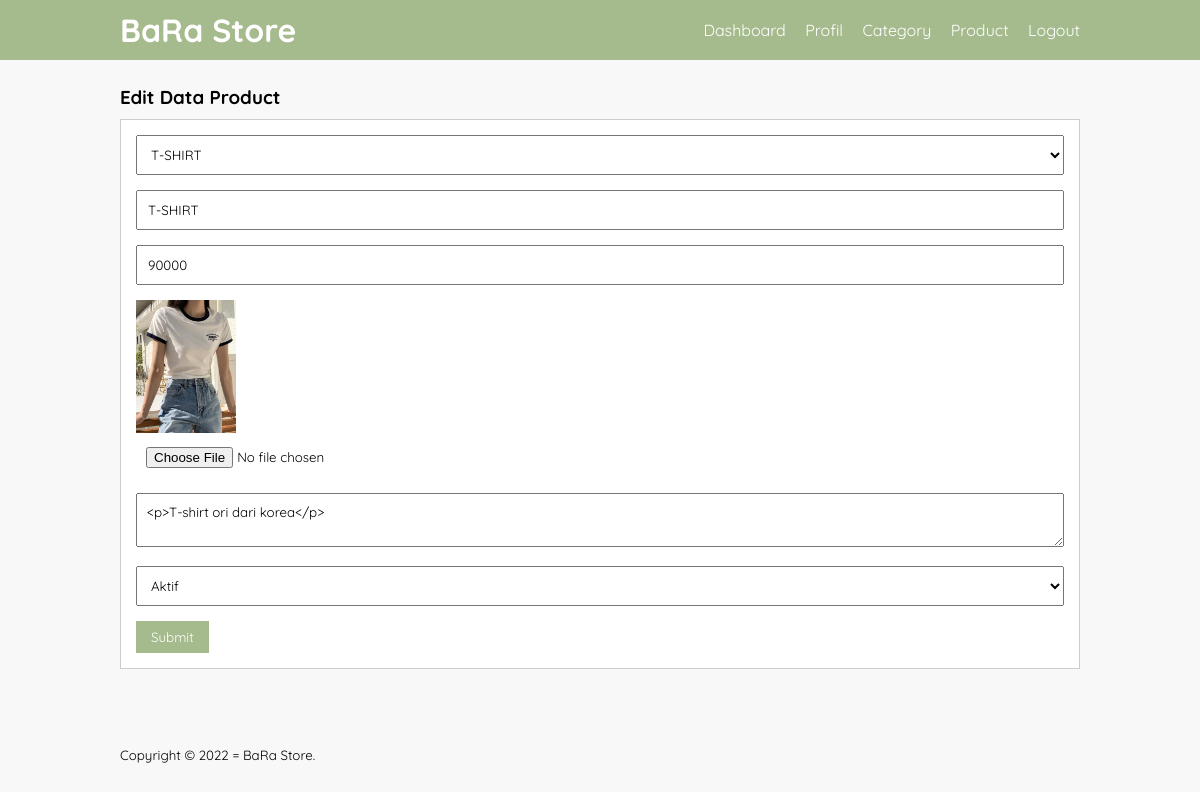
The page /edit_product.php?id=11 (signed in) on the database its author committed.
### tables this page shows
CREATE TABLE `tb_product` (
  `product_id` int(11) NOT NULL,
  `category_id` int(11) NOT NULL,
  `product_name` varchar(100) NOT NULL,
  `product_price` int(11) NOT NULL,
  `product_description` text NOT NULL,
  `product_image` varchar(100) NOT NULL,
  `product_status` tinyint(1) NOT NULL,
  `date_created` timestamp NOT NULL DEFAULT current_timestamp() ON UPDATE current_timestamp()
);

CREATE TABLE `tb_category` (
  `category_id` int(11) NOT NULL,
  `category_name` varchar(25) NOT NULL
);

### edit_product.php (the view, shortened to what this page needs)
<?php
  include 'db.php';
  $product = mysqli_query($conn, "SELECT * FROM tb_product WHERE product_id = '".$_GET['id']."'");
  $p = mysqli_fetch_object($product);
?>
<!DOCTYPE html>
<html lang="en">
<head>
    <link rel="stylesheet" type="text/css" href="Css/style.css">
</head>
<body>
    <header>
        <div class="container">
        <h1><a href="dashboard.php">BaRa Store</a></h1>
        <ul>
            <li><a href="dashboard.php">Dashboard</a></li>
            <li><a href="profil.php">Profil</a></li>
            <li><a href="category.php">Category</a></li>
            <li><a href="data_product.php">Product</a></li>
            <li><a href="logout.php">Logout</a></li>
        </ul>
        </div>
    </header>
    <div class="section">
        <div class="container">
            <h3>Edit Data Product</h3>
            <div class="box">
                <form action="" method="POST" enctype="multipart/form-data">
                    <select class="input-control" name="category" required>
                        <?php
                        $category = mysqli_query($conn, "SELECT *FROM tb_category ORDER BY category_id DESC ");
                        while($r = mysqli_fetch_array($category)){
                        ?>
                        <option value="<?php echo $r['category_id']?>"<?php echo ($r['category_id'] == $p->category_id)? 'selected' :'';?>><?php echo $r['category_name']?></option>
                        <?php } ?>
                    </select>
                    <input type="text" name="nama" class="input-control" placeholder="Name Product" value="<?php echo $p->product_name?>" required>
                    <input type="text" name="harga" class="input-control" placeholder="Price" value="<?php echo $p->product_price?>" required>
                    <img src="produk/<?php echo $p->product_image?>" width = "100px">
                    <input type="file" name="gambar" class="input-control">
                    <textarea class="input-control" name="description" placeholder="Description"><?php echo $p->product_description?></textarea><br>
                    <select class="input-control" name="status">
                        <option value="1" <?php echo($p->product_status == 1)?'selected':''; ?>>Aktif</option>
                    </select>
                    <input type="submit" name="submit" value="Submit" class="btn">
                </form>
            </div>
        </div>
    </div>
    <footer>
        <div class="container">
            <small>Copyright &copy; 2022 = BaRa Store.</small>
        </div>
    </footer>
</body>
</html>

### css/style.css (style rules this page uses)
* { padding: 0; margin: 0; font-family: 'Quicksand', sans-serif; }
body { background-color: #f8f8f8; }
a { color: inherit; text-decoration: none; }
.input-control { width: 100%; padding: 10px; margin-bottom: 15px; box-sizing: border-box; }
.btn { padding: 8px 15px; background-color: #A6BB8D; color: #fff; border: none; cursor: pointer; }
header { background-color: #A6BB8D; color: #fff; }
header h1 { float: left; padding: 10px 0; }
header ul { float: right; }
header ul li { display: inline-block; }
header ul li a { padding: 20px 0 20px 15px; display: inline-block; }
footer { padding: 25px 0; }
.container { width: 80%; margin: 0 auto; }
.container:after { content: ''; display: block; clear: both; }
.section { padding: 25px 0; }
.box { background-color: #fff; border: 1px solid #ccc; padding: 15px; box-sizing: border-box; margin: 10px 0 25px 0; }
.box:after { content: ''; display: block; clear: both; }

### rows shown on the page
tb_product: category "T-SHIRT", nama "T-SHIRT", harga "90000", product_image (picture), description "<p>T-shirt ori dari korea</p>", status "Aktif"
